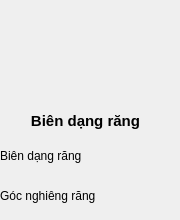
    <widget class="QWidget" name="page_6">
     <widget class="QPushButton" name="pushButton_9">
      <property name="geometry">
       <rect>
        <x>40</x>
        <y>30</y>
        <width>80</width>
        <height>81</height>
       </rect>
      </property>
      <property name="styleSheet">
       <string notr="true">  #pushButton_9{  border-width: 9px;
    border-radius: 10px;
    border-color:rgba(0,0,0,0.5); ;
    font: bold 14px;
    padding: 1px}
</string>
      </property>
      <property name="text">
       <string/>
      </property>
      <property name="icon">
       <iconset resource="../Project_calculating_Gear/qml.qrc">
        <normaloff>:/dowload/Anh_cua_app+do_an/style_gear.png</normaloff>:/dowload/Anh_cua_app+do_an/style_gear.png</iconset>
      </property>
      <property name="iconSize">
       <size>
        <width>70</width>
        <height>70</height>
       </size>
      </property>
     </widget>
     <widget class="QLabel" name="label_100">
      <property name="geometry">
       <rect>
        <x>0</x>
        <y>110</y>
        <width>171</width>
        <height>21</height>
       </rect>
      </property>
      <property name="font">
       <font>
        <pointsize>11</pointsize>
        <weight>75</weight>
        <bold>true</bold>
       </font>
      </property>
      <property name="text">
       <string>Biên dạng răng</string>
      </property>
      <property name="alignment">
       <set>Qt::AlignCenter</set>
      </property>
     </widget>
     <widget class="QWidget" name="layoutWidget_4">
      <property name="geometry">
       <rect>
        <x>0</x>
        <y>140</y>
        <width>151</width>
        <height>31</height>
       </rect>
      </property>
      <layout class="QHBoxLayout" name="horizontalLayout_51">
       <item>
        <widget class="QLabel" name="label_96">
         <property name="text">
          <string>Biên dạng răng</string>
         </property>
        </widget>
       </item>
       <item>
        <widget class="QLabel" name="label_97">
         <property name="text">
          <string/>
         </property>
        </widget>
       </item>
      </layout>
     </widget>
     <widget class="QWidget" name="layoutWidget_5">
      <property name="geometry">
       <rect>
        <x>0</x>
        <y>180</y>
        <width>151</width>
        <height>31</height>
       </rect>
      </property>
      <layout class="QHBoxLayout" name="horizontalLayout_55">
       <item>
        <widget class="QLabel" name="label_98">
         <property name="text">
          <string>Góc nghiêng răng</string>
         </property>
        </widget>
       </item>
       <item>
        <widget class="QLabel" name="label_99">
         <property name="text">
          <string/>
         </property>
        </widget>
       </item>
      </layout>
     </widget>
    </widget>
